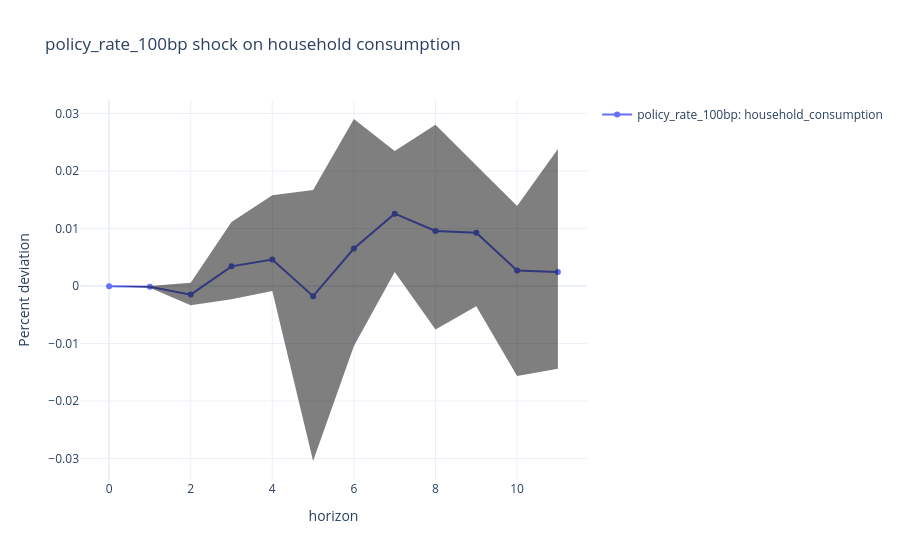
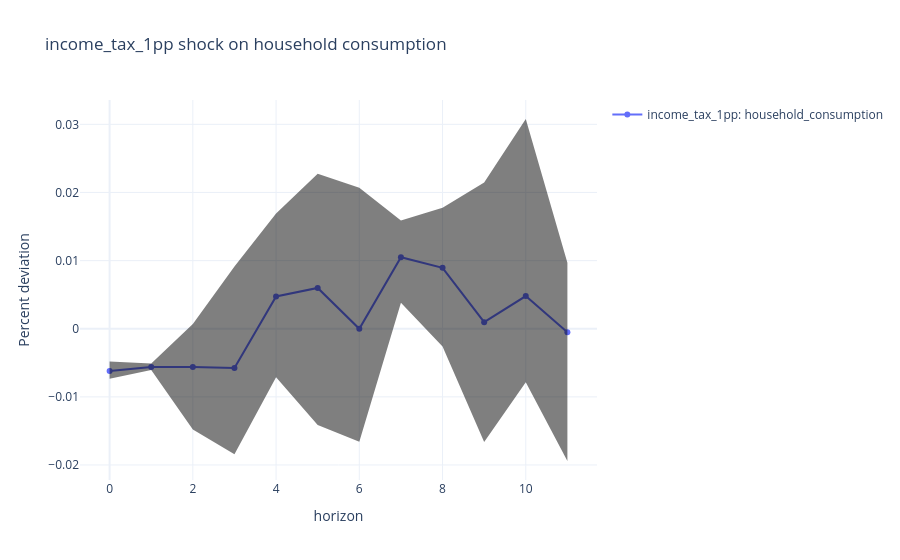
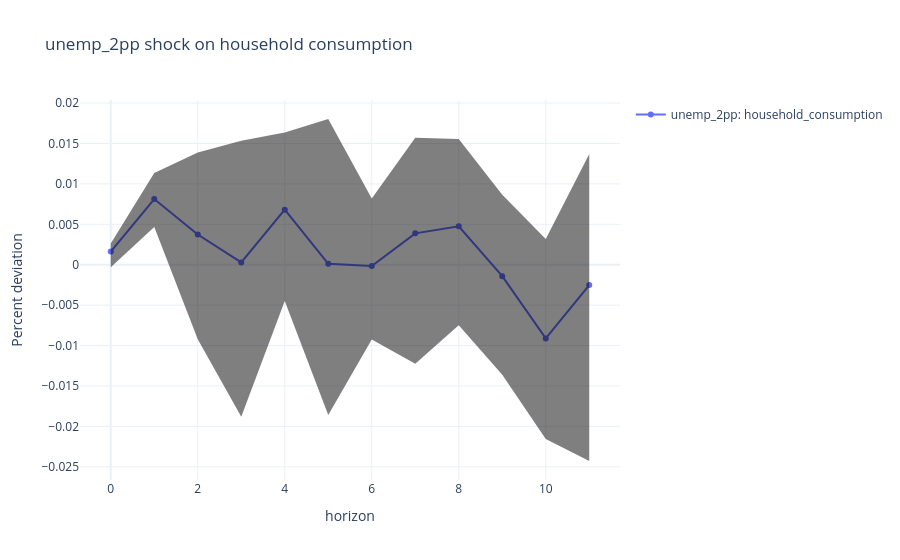

Write notebook code for charts like these, in order.
### Markdown cell above
## Plots

### Code cell
if outputs is not None:
    for shock in ("policy_rate_100bp", "income_tax_1pp", "unemp_2pp"):
        figure = plot_irfs(
            outputs["analysis_dir"],
            shocks=[shock],
            variables="household_consumption",
            percent=True,
            title=f"{shock} shock on household consumption",
        )
        figure.show()

### Figure 1 — Plotly figure (JSON) as saved in the notebook; plotly's stock layout.template omitted (floating-point values rounded to 4 significant figures)
{"data": [{"mode": "lines+markers", "name": "policy_rate_100bp: household_consumption", "type": "scatter", "x": [0, 1, 2, 3, 4, 5, 6, 7, 8, 9, 10, 11], "y": [-3.406e-05, -0.0001234, -0.001488, 0.003428, 0.004609, -0.001753, 0.006521, 0.0126, 0.009589, 0.009261, 0.002708, 0.002463]}, {"fill": "toself", "line": {"color": "rgba(0,0,0,0)"}, "name": "policy_rate_100bp: household_consumption p10-p90", "showlegend": false, "type": "scatter", "x": [0, 1, 2, 3, 4, 5, 6, 7, 8, 9, 10, 11, 11, 10, 9, 8, 7, 6, 5, 4, 3, 2, 1, 0], "y": [-1.767e-05, 9.612e-06, 0.0005618, 0.01113, 0.01581, 0.0167, 0.02905, 0.02349, 0.02807, 0.02095, 0.01391, 0.02382, -0.01439, -0.01563, -0.003534, -0.007558, 0.002459, -0.01042, -0.03043, -0.0008636, -0.002315, -0.003325, -0.0002902, -5.484e-05]}], "layout": {"title": {"text": "policy_rate_100bp shock on household consumption"}, "xaxis": {"title": {"text": "horizon"}}, "yaxis": {"title": {"text": "Percent deviation"}}}}

### Figure 2 — Plotly figure (JSON) as saved in the notebook; plotly's stock layout.template omitted (floating-point values rounded to 4 significant figures)
{"data": [{"mode": "lines+markers", "name": "income_tax_1pp: household_consumption", "type": "scatter", "x": [0, 1, 2, 3, 4, 5, 6, 7, 8, 9, 10, 11], "y": [-0.006204, -0.005633, -0.005605, -0.00576, 0.00474, 0.005992, -1.014e-05, 0.01051, 0.008948, 0.000968, 0.004793, -0.0005247]}, {"fill": "toself", "line": {"color": "rgba(0,0,0,0)"}, "name": "income_tax_1pp: household_consumption p10-p90", "showlegend": false, "type": "scatter", "x": [0, 1, 2, 3, 4, 5, 6, 7, 8, 9, 10, 11, 11, 10, 9, 8, 7, 6, 5, 4, 3, 2, 1, 0], "y": [-0.004818, -0.00509, 0.0006804, 0.009138, 0.01692, 0.02274, 0.02068, 0.0159, 0.01776, 0.02148, 0.03079, 0.009685, -0.01942, -0.007844, -0.01661, -0.002606, 0.003817, -0.0166, -0.01413, -0.007107, -0.01844, -0.0148, -0.006057, -0.007352]}], "layout": {"title": {"text": "income_tax_1pp shock on household consumption"}, "xaxis": {"title": {"text": "horizon"}}, "yaxis": {"title": {"text": "Percent deviation"}}}}

### Figure 3 — Plotly figure (JSON) as saved in the notebook; plotly's stock layout.template omitted (floating-point values rounded to 4 significant figures)
{"data": [{"mode": "lines+markers", "name": "unemp_2pp: household_consumption", "type": "scatter", "x": [0, 1, 2, 3, 4, 5, 6, 7, 8, 9, 10, 11], "y": [0.001629, 0.008125, 0.003743, 0.0002883, 0.006813, 0.0001188, -0.0001595, 0.003881, 0.004746, -0.001419, -0.009119, -0.00252]}, {"fill": "toself", "line": {"color": "rgba(0,0,0,0)"}, "name": "unemp_2pp: household_consumption p10-p90", "showlegend": false, "type": "scatter", "x": [0, 1, 2, 3, 4, 5, 6, 7, 8, 9, 10, 11, 11, 10, 9, 8, 7, 6, 5, 4, 3, 2, 1, 0], "y": [0.002635, 0.01135, 0.01388, 0.01535, 0.01636, 0.01803, 0.008205, 0.01571, 0.01554, 0.008643, 0.00319, 0.0137, -0.02428, -0.02157, -0.01361, -0.007481, -0.01225, -0.009252, -0.01859, -0.00448, -0.01879, -0.009225, 0.004663, -0.0003146]}], "layout": {"title": {"text": "unemp_2pp shock on household consumption"}, "xaxis": {"title": {"text": "horizon"}}, "yaxis": {"title": {"text": "Percent deviation"}}}}
